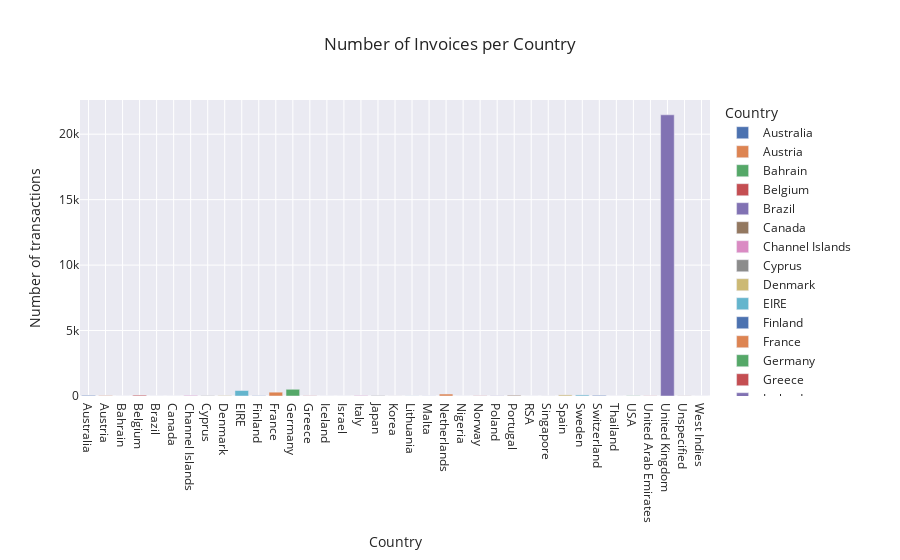

Source (notebook cell):
### Code cell
country_transactions = df.groupby('Country')['Invoice'].nunique().reset_index()
fig = px.bar(country_transactions, x = 'Country', y = 'Invoice', template='seaborn', title='Number of Invoices per Country', \
             labels = {'Invoice': 'Number of transactions', 'Country': 'Country'}, color='Country')
fig.show()

### Figure 1 — Plotly figure (JSON) as saved in the notebook; plotly's stock layout.template omitted (floating-point values rounded to 4 significant figures)
{"data": [{"alignmentgroup": "True", "hovertemplate": "Country=%{x}<br>Number of transactions=%{y}<extra></extra>", "legendgroup": "Australia", "marker": {"color": "rgb(76,114,176)", "pattern": {"shape": ""}}, "name": "Australia", "offsetgroup": "Australia", "orientation": "v", "showlegend": true, "textposition": "auto", "type": "bar", "x": ["Australia"], "xaxis": "x", "y": [50], "yaxis": "y"}, {"alignmentgroup": "True", "hovertemplate": "Country=%{x}<br>Number of transactions=%{y}<extra></extra>", "legendgroup": "Austria", "marker": {"color": "rgb(221,132,82)", "pattern": {"shape": ""}}, "name": "Austria", "offsetgroup": "Austria", "orientation": "v", "showlegend": true, "textposition": "auto", "type": "bar", "x": ["Austria"], "xaxis": "x", "y": [32], "yaxis": "y"}, {"alignmentgroup": "True", "hovertemplate": "Country=%{x}<br>Number of transactions=%{y}<extra></extra>", "legendgroup": "Bahrain", "marker": {"color": "rgb(85,168,104)", "pattern": {"shape": ""}}, "name": "Bahrain", "offsetgroup": "Bahrain", "orientation": "v", "showlegend": true, "textposition": "auto", "type": "bar", "x": ["Bahrain"], "xaxis": "x", "y": [2], "yaxis": "y"}, {"alignmentgroup": "True", "hovertemplate": "Country=%{x}<br>Number of transactions=%{y}<extra></extra>", "legendgroup": "Belgium", "marker": {"color": "rgb(196,78,82)", "pattern": {"shape": ""}}, "name": "Belgium", "offsetgroup": "Belgium", "orientation": "v", "showlegend": true, "textposition": "auto", "type": "bar", "x": ["Belgium"], "xaxis": "x", "y": [65], "yaxis": "y"}, {"alignmentgroup": "True", "hovertemplate": "Country=%{x}<br>Number of transactions=%{y}<extra></extra>", "legendgroup": "Brazil", "marker": {"color": "rgb(129,114,179)", "pattern": {"shape": ""}}, "name": "Brazil", "offsetgroup": "Brazil", "orientation": "v", "showlegend": true, "textposition": "auto", "type": "bar", "x": ["Brazil"], "xaxis": "x", "y": [1], "yaxis": "y"}, {"alignmentgroup": "True", "hovertemplate": "Country=%{x}<br>Number of transactions=%{y}<extra></extra>", "legendgroup": "Canada", "marker": {"color": "rgb(147,120,96)", "pattern": {"shape": ""}}, "name": "Canada", "offsetgroup": "Canada", "orientation": "v", "showlegend": true, "textposition": "auto", "type": "bar", "x": ["Canada"], "xaxis": "x", "y": [2], "yaxis": "y"}, {"alignmentgroup": "True", "hovertemplate": "Country=%{x}<br>Number of transactions=%{y}<extra></extra>", "legendgroup": "Channel Islands", "marker": {"color": "rgb(218,139,195)", "pattern": {"shape": ""}}, "name": "Channel Islands", "offsetgroup": "Channel Islands", "orientation": "v", "showlegend": true, "textposition": "auto", "type": "bar", "x": ["Channel Islands"], "xaxis": "x", "y": [47], "yaxis": "y"}, {"alignmentgroup": "True", "hovertemplate": "Country=%{x}<br>Number of transactions=%{y}<extra></extra>", "legendgroup": "Cyprus", "marker": {"color": "rgb(140,140,140)", "pattern": {"shape": ""}}, "name": "Cyprus", "offsetgroup": "Cyprus", "orientation": "v", "showlegend": true, "textposition": "auto", "type": "bar", "x": ["Cyprus"], "xaxis": "x", "y": [25], "yaxis": "y"}, {"alignmentgroup": "True", "hovertemplate": "Country=%{x}<br>Number of transactions=%{y}<extra></extra>", "legendgroup": "Denmark", "marker": {"color": "rgb(204,185,116)", "pattern": {"shape": ""}}, "name": "Denmark", "offsetgroup": "Denmark", "orientation": "v", "showlegend": true, "textposition": "auto", "type": "bar", "x": ["Denmark"], "xaxis": "x", "y": [33], "yaxis": "y"}, {"alignmentgroup": "True", "hovertemplate": "Country=%{x}<br>Number of transactions=%{y}<extra></extra>", "legendgroup": "EIRE", "marker": {"color": "rgb(100,181,205)", "pattern": {"shape": ""}}, "name": "EIRE", "offsetgroup": "EIRE", "orientation": "v", "showlegend": true, "textposition": "auto", "type": "bar", "x": ["EIRE"], "xaxis": "x", "y": [418], "yaxis": "y"}, {"alignmentgroup": "True", "hovertemplate": "Country=%{x}<br>Number of transactions=%{y}<extra></extra>", "legendgroup": "Finland", "marker": {"color": "rgb(76,114,176)", "pattern": {"shape": ""}}, "name": "Finland", "offsetgroup": "Finland", "orientation": "v", "showlegend": true, "textposition": "auto", "type": "bar", "x": ["Finland"], "xaxis": "x", "y": [20], "yaxis": "y"}, {"alignmentgroup": "True", "hovertemplate": "Country=%{x}<br>Number of transactions=%{y}<extra></extra>", "legendgroup": "France", "marker": {"color": "rgb(221,132,82)", "pattern": {"shape": ""}}, "name": "France", "offsetgroup": "France", "orientation": "v", "showlegend": true, "textposition": "auto", "type": "bar", "x": ["France"], "xaxis": "x", "y": [292], "yaxis": "y"}, {"alignmentgroup": "True", "hovertemplate": "Country=%{x}<br>Number of transactions=%{y}<extra></extra>", "legendgroup": "Germany", "marker": {"color": "rgb(85,168,104)", "pattern": {"shape": ""}}, "name": "Germany", "offsetgroup": "Germany", "orientation": "v", "showlegend": true, "textposition": "auto", "type": "bar", "x": ["Germany"], "xaxis": "x", "y": [513], "yaxis": "y"}, {"alignmentgroup": "True", "hovertemplate": "Country=%{x}<br>Number of transactions=%{y}<extra></extra>", "legendgroup": "Greece", "marker": {"color": "rgb(196,78,82)", "pattern": {"shape": ""}}, "name": "Greece", "offsetgroup": "Greece", "orientation": "v", "showlegend": true, "textposition": "auto", "type": "bar", "x": ["Greece"], "xaxis": "x", "y": [15], "yaxis": "y"}, {"alignmentgroup": "True", "hovertemplate": "Country=%{x}<br>Number of transactions=%{y}<extra></extra>", "legendgroup": "Iceland", "marker": {"color": "rgb(129,114,179)", "pattern": {"shape": ""}}, "name": "Iceland", "offsetgroup": "Iceland", "orientation": "v", "showlegend": true, "textposition": "auto", "type": "bar", "x": ["Iceland"], "xaxis": "x", "y": [2], "yaxis": "y"}, {"alignmentgroup": "True", "hovertemplate": "Country=%{x}<br>Number of transactions=%{y}<extra></extra>", "legendgroup": "Israel", "marker": {"color": "rgb(147,120,96)", "pattern": {"shape": ""}}, "name": "Israel", "offsetgroup": "Israel", "orientation": "v", "showlegend": true, "textposition": "auto", "type": "bar", "x": ["Israel"], "xaxis": "x", "y": [2], "yaxis": "y"}, {"alignmentgroup": "True", "hovertemplate": "Country=%{x}<br>Number of transactions=%{y}<extra></extra>", "legendgroup": "Italy", "marker": {"color": "rgb(218,139,195)", "pattern": {"shape": ""}}, "name": "Italy", "offsetgroup": "Italy", "orientation": "v", "showlegend": true, "textposition": "auto", "type": "bar", "x": ["Italy"], "xaxis": "x", "y": [39], "yaxis": "y"}, {"alignmentgroup": "True", "hovertemplate": "Country=%{x}<br>Number of transactions=%{y}<extra></extra>", "legendgroup": "Japan", "marker": {"color": "rgb(140,140,140)", "pattern": {"shape": ""}}, "name": "Japan", "offsetgroup": "Japan", "orientation": "v", "showlegend": true, "textposition": "auto", "type": "bar", "x": ["Japan"], "xaxis": "x", "y": [30], "yaxis": "y"}, {"alignmentgroup": "True", "hovertemplate": "Country=%{x}<br>Number of transactions=%{y}<extra></extra>", "legendgroup": "Korea", "marker": {"color": "rgb(204,185,116)", "pattern": {"shape": ""}}, "name": "Korea", "offsetgroup": "Korea", "orientation": "v", "showlegend": true, "textposition": "auto", "type": "bar", "x": ["Korea"], "xaxis": "x", "y": [3], "yaxis": "y"}, {"alignmentgroup": "True", "hovertemplate": "Country=%{x}<br>Number of transactions=%{y}<extra></extra>", "legendgroup": "Lithuania", "marker": {"color": "rgb(100,181,205)", "pattern": {"shape": ""}}, "name": "Lithuania", "offsetgroup": "Lithuania", "orientation": "v", "showlegend": true, "textposition": "auto", "type": "bar", "x": ["Lithuania"], "xaxis": "x", "y": [6], "yaxis": "y"}, {"alignmentgroup": "True", "hovertemplate": "Country=%{x}<br>Number of transactions=%{y}<extra></extra>", "legendgroup": "Malta", "marker": {"color": "rgb(76,114,176)", "pattern": {"shape": ""}}, "name": "Malta", "offsetgroup": "Malta", "orientation": "v", "showlegend": true, "textposition": "auto", "type": "bar", "x": ["Malta"], "xaxis": "x", "y": [6], "yaxis": "y"}, {"alignmentgroup": "True", "hovertemplate": "Country=%{x}<br>Number of transactions=%{y}<extra></extra>", "legendgroup": "Netherlands", "marker": {"color": "rgb(221,132,82)", "pattern": {"shape": ""}}, "name": "Netherlands", "offsetgroup": "Netherlands", "orientation": "v", "showlegend": true, "textposition": "auto", "type": "bar", "x": ["Netherlands"], "xaxis": "x", "y": [150], "yaxis": "y"}, {"alignmentgroup": "True", "hovertemplate": "Country=%{x}<br>Number of transactions=%{y}<extra></extra>", "legendgroup": "Nigeria", "marker": {"color": "rgb(85,168,104)", "pattern": {"shape": ""}}, "name": "Nigeria", "offsetgroup": "Nigeria", "orientation": "v", "showlegend": true, "textposition": "auto", "type": "bar", "x": ["Nigeria"], "xaxis": "x", "y": [2], "yaxis": "y"}, {"alignmentgroup": "True", "hovertemplate": "Country=%{x}<br>Number of transactions=%{y}<extra></extra>", "legendgroup": "Norway", "marker": {"color": "rgb(196,78,82)", "pattern": {"shape": ""}}, "name": "Norway", "offsetgroup": "Norway", "orientation": "v", "showlegend": true, "textposition": "auto", "type": "bar", "x": ["Norway"], "xaxis": "x", "y": [15], "yaxis": "y"}, {"alignmentgroup": "True", "hovertemplate": "Country=%{x}<br>Number of transactions=%{y}<extra></extra>", "legendgroup": "Poland", "marker": {"color": "rgb(129,114,179)", "pattern": {"shape": ""}}, "name": "Poland", "offsetgroup": "Poland", "orientation": "v", "showlegend": true, "textposition": "auto", "type": "bar", "x": ["Poland"], "xaxis": "x", "y": [15], "yaxis": "y"}, {"alignmentgroup": "True", "hovertemplate": "Country=%{x}<br>Number of transactions=%{y}<extra></extra>", "legendgroup": "Portugal", "marker": {"color": "rgb(147,120,96)", "pattern": {"shape": ""}}, "name": "Portugal", "offsetgroup": "Portugal", "orientation": "v", "showlegend": true, "textposition": "auto", "type": "bar", "x": ["Portugal"], "xaxis": "x", "y": [56], "yaxis": "y"}, {"alignmentgroup": "True", "hovertemplate": "Country=%{x}<br>Number of transactions=%{y}<extra></extra>", "legendgroup": "RSA", "marker": {"color": "rgb(218,139,195)", "pattern": {"shape": ""}}, "name": "RSA", "offsetgroup": "RSA", "orientation": "v", "showlegend": true, "textposition": "auto", "type": "bar", "x": ["RSA"], "xaxis": "x", "y": [1], "yaxis": "y"}, {"alignmentgroup": "True", "hovertemplate": "Country=%{x}<br>Number of transactions=%{y}<extra></extra>", "legendgroup": "Singapore", "marker": {"color": "rgb(140,140,140)", "pattern": {"shape": ""}}, "name": "Singapore", "offsetgroup": "Singapore", "orientation": "v", "showlegend": true, "textposition": "auto", "type": "bar", "x": ["Singapore"], "xaxis": "x", "y": [4], "yaxis": "y"}, {"alignmentgroup": "True", "hovertemplate": "Country=%{x}<br>Number of transactions=%{y}<extra></extra>", "legendgroup": "Spain", "marker": {"color": "rgb(204,185,116)", "pattern": {"shape": ""}}, "name": "Spain", "offsetgroup": "Spain", "orientation": "v", "showlegend": true, "textposition": "auto", "type": "bar", "x": ["Spain"], "xaxis": "x", "y": [85], "yaxis": "y"}, {"alignmentgroup": "True", "hovertemplate": "Country=%{x}<br>Number of transactions=%{y}<extra></extra>", "legendgroup": "Sweden", "marker": {"color": "rgb(100,181,205)", "pattern": {"shape": ""}}, "name": "Sweden", "offsetgroup": "Sweden", "orientation": "v", "showlegend": true, "textposition": "auto", "type": "bar", "x": ["Sweden"], "xaxis": "x", "y": [82], "yaxis": "y"}, {"alignmentgroup": "True", "hovertemplate": "Country=%{x}<br>Number of transactions=%{y}<extra></extra>", "legendgroup": "Switzerland", "marker": {"color": "rgb(76,114,176)", "pattern": {"shape": ""}}, "name": "Switzerland", "offsetgroup": "Switzerland", "orientation": "v", "showlegend": true, "textposition": "auto", "type": "bar", "x": ["Switzerland"], "xaxis": "x", "y": [50], "yaxis": "y"}, {"alignmentgroup": "True", "hovertemplate": "Country=%{x}<br>Number of transactions=%{y}<extra></extra>", "legendgroup": "Thailand", "marker": {"color": "rgb(221,132,82)", "pattern": {"shape": ""}}, "name": "Thailand", "offsetgroup": "Thailand", "orientation": "v", "showlegend": true, "textposition": "auto", "type": "bar", "x": ["Thailand"], "xaxis": "x", "y": [2], "yaxis": "y"}, {"alignmentgroup": "True", "hovertemplate": "Country=%{x}<br>Number of transactions=%{y}<extra></extra>", "legendgroup": "USA", "marker": {"color": "rgb(85,168,104)", "pattern": {"shape": ""}}, "name": "USA", "offsetgroup": "USA", "orientation": "v", "showlegend": true, "textposition": "auto", "type": "bar", "x": ["USA"], "xaxis": "x", "y": [18], "yaxis": "y"}, {"alignmentgroup": "True", "hovertemplate": "Country=%{x}<br>Number of transactions=%{y}<extra></extra>", "legendgroup": "United Arab Emirates", "marker": {"color": "rgb(196,78,82)", "pattern": {"shape": ""}}, "name": "United Arab Emirates", "offsetgroup": "United Arab Emirates", "orientation": "v", "showlegend": true, "textposition": "auto", "type": "bar", "x": ["United Arab Emirates"], "xaxis": "x", "y": [11], "yaxis": "y"}, {"alignmentgroup": "True", "hovertemplate": "Country=%{x}<br>Number of transactions=%{y}<extra></extra>", "legendgroup": "United Kingdom", "marker": {"color": "rgb(129,114,179)", "pattern": {"shape": ""}}, "name": "United Kingdom", "offsetgroup": "United Kingdom", "orientation": "v", "showlegend": true, "textposition": "auto", "type": "bar", "x": ["United Kingdom"], "xaxis": "x", "y": [21481], "yaxis": "y"}, {"alignmentgroup": "True", "hovertemplate": "Country=%{x}<br>Number of transactions=%{y}<extra></extra>", "legendgroup": "Unspecified", "marker": {"color": "rgb(147,120,96)", "pattern": {"shape": ""}}, "name": "Unspecified", "offsetgroup": "Unspecified", "orientation": "v", "showlegend": true, "textposition": "auto", "type": "bar", "x": ["Unspecified"], "xaxis": "x", "y": [11], "yaxis": "y"}, {"alignmentgroup": "True", "hovertemplate": "Country=%{x}<br>Number of transactions=%{y}<extra></extra>", "legendgroup": "West Indies", "marker": {"color": "rgb(218,139,195)", "pattern": {"shape": ""}}, "name": "West Indies", "offsetgroup": "West Indies", "orientation": "v", "showlegend": true, "textposition": "auto", "type": "bar", "x": ["West Indies"], "xaxis": "x", "y": [1], "yaxis": "y"}], "layout": {"barmode": "relative", "legend": {"title": {"text": "Country"}, "tracegroupgap": 0}, "title": {"text": "Number of Invoices per Country"}, "xaxis": {"anchor": "y", "categoryarray": ["Australia", "Austria", "Bahrain", "Belgium", "Brazil", "Canada", "Channel Islands", "Cyprus", "Denmark", "EIRE", "Finland", "France", "Germany", "Greece", "Iceland", "Israel", "Italy", "Japan", "Korea", "Lithuania", "Malta", "Netherlands", "Nigeria", "Norway", "Poland", "Portugal", "RSA", "Singapore", "Spain", "Sweden", "Switzerland", "Thailand", "USA", "United Arab Emirates", "United Kingdom", "Unspecified", "West Indies"], "categoryorder": "array", "domain": [0, 1], "title": {"text": "Country"}}, "yaxis": {"anchor": "x", "domain": [0, 1], "title": {"text": "Number of transactions"}}}}
